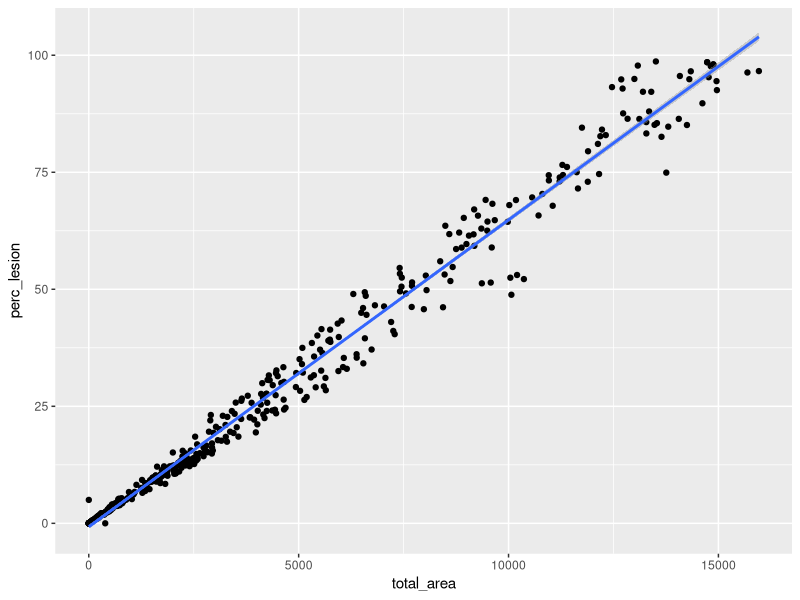
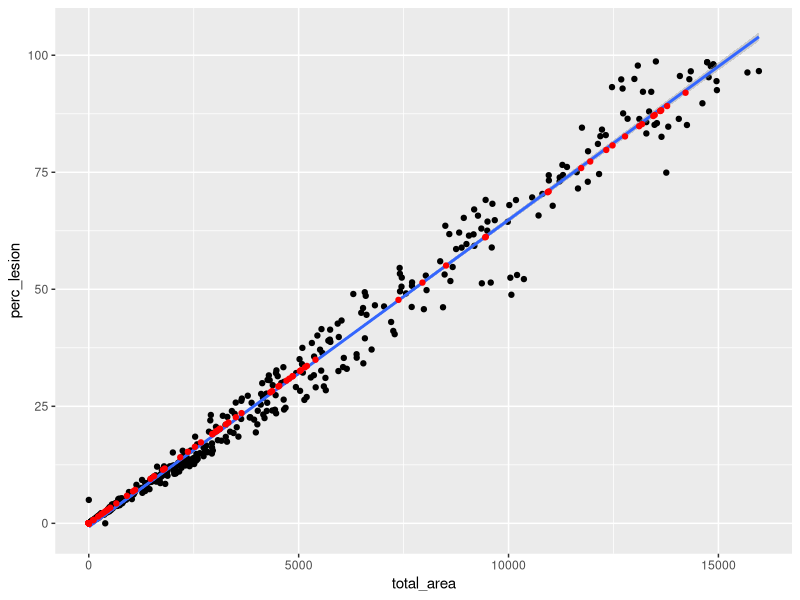

Recreate these plots in R, in order.
#finalize master file.
#need to convert lesion samples that were manually done from pixels to %lesion
#create linear model between area and lesion to figure out %lesion.

setwd("~/Box/Competency project/competency.git/data2019")
library(dplyr)
library(ggplot2)

df <- readxl::read_excel('master_bothassays.xlsx')
#convert random numbers to actual dates
df$date_counted <- as.Date(as.numeric(df$date_counted), origin = as.Date("1899-12-31"))
df$perc_lesion <- as.numeric(df$perc_lesion) #character for some reason
head(df)

#remove samples that were manually done. includes mostly 0 and 100 or near 100. also ones without both total area and perc_lesion
df2 <- df %>% filter(
  !(is.na(perc_lesion)|is.na(total_area)),
  perc_lesion<99)
head(df2)

#plot the relationship between area and lesion. pretty damn linear.
ggplot(df2, aes(total_area, perc_lesion))+
  geom_point()+
  geom_smooth(method = 'lm')
m1 <- lm(data=df2, perc_lesion~0+total_area) #0 constrains model to pass through 0 at intercept
summary(m1)

#create data to predict lesion size
ndat <- df %>% filter(!is.na(total_area), is.na(perc_lesion))
ndat$perc_lesion <- predict(m1, newdata = ndat)
head(ndat)

#plot points with new data
ggplot(df2, aes(total_area, perc_lesion))+
  geom_point()+
  geom_smooth(method = 'lm') +
  geom_point(data=ndat, aes(total_area, perc_lesion), color='red')

#merge new data with original data
dfinal <- rbind(ndat, df) %>%  
  filter(!duplicated(leafID2)) %>% 
  arrange(leafID)
#View(dfinal)

write.csv(dfinal, "master_tall.csv", row.names = F)
